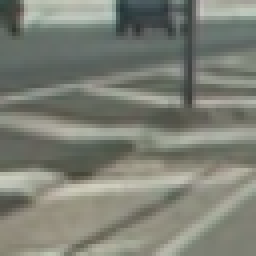
#> input picture non-vehicles/GTI/image1005.png, 64 x 64 px (shown 4 times larger)
$ python -i functions.py   (imports and definitions only)   (older library calls are emulated)
#> lines starting #> are read from the running program, lines starting #| are printed output that depends on the picture
import matplotlib.image as mpimg
import matplotlib.pyplot as plt
import numpy as np
import cv2
import time
from skimage.feature import hog
from sklearn.svm import LinearSVC
from sklearn.preprocessing import StandardScaler
from sklearn.model_selection import train_test_split

# [7 lines left out: function convert_color, not called in this run]

def get_hog_features(img, orient, pix_per_cell, cell_per_block,
                        vis=False, feature_vec=True):
    # Call with two outputs if vis==True
    if vis == True:
        features, hog_image = hog(img, orientations=orient,
                                  pixels_per_cell=(pix_per_cell, pix_per_cell),
                                  cells_per_block=(cell_per_block, cell_per_block),
                                  transform_sqrt=False,
                                  visualise=vis, feature_vector=feature_vec)
        return features, hog_image
    # Otherwise call with one output
    else:
        features = hog(img, orientations=orient,
                       pixels_per_cell=(pix_per_cell, pix_per_cell),
                       cells_per_block=(cell_per_block, cell_per_block),
                       transform_sqrt=False,
                       visualise=vis, feature_vector=feature_vec)
        return features

def bin_spatial(img, size=(32, 32)):
#> called with size = (32, 32)
    color1 = cv2.resize(img[:,:,0], size).ravel()
#> color1 = 1024 values, max 204 at index 747, min 41 at index 47, mean 125.3
    color2 = cv2.resize(img[:,:,1], size).ravel()
#> color2 = 1024 values, max 202 at index 747, min 58 at index 47, mean 128.3
    color3 = cv2.resize(img[:,:,2], size).ravel()
#> color3 = 1024 values, max 188 at index 62, min 57 at index 97, mean 117.7
    return np.hstack((color1, color2, color3))

def color_hist(img, nbins=32):    #bins_range=(0, 256)
    # Compute the histogram of the color channels separately
    channel1_hist = np.histogram(img[:,:,0], bins=nbins)
    channel2_hist = np.histogram(img[:,:,1], bins=nbins)
    channel3_hist = np.histogram(img[:,:,2], bins=nbins)
    # Concatenate the histograms into a single feature vector
    hist_features = np.concatenate((channel1_hist[0], channel2_hist[0], channel3_hist[0]))
    # Return the individual histograms, bin_centers and feature vector
    return hist_features

# [105 lines left out: functions extract_features, slide_window, draw_boxes, not called in this run]

def single_img_features(img, color_space='RGB', spatial_size=(32, 32),
                        hist_bins=32, orient=9,
                        pix_per_cell=8, cell_per_block=2, hog_channel=0,
                        spatial_feat=True, hist_feat=True, hog_feat=True):
    #1) Define an empty list to receive features
    img_features = []
    #2) Apply color conversion if other than 'RGB'
    if color_space != 'RGB':
        if color_space == 'HSV':
            feature_image = cv2.cvtColor(img, cv2.COLOR_RGB2HSV)
        elif color_space == 'LUV':
            feature_image = cv2.cvtColor(img, cv2.COLOR_RGB2LUV)
        elif color_space == 'HLS':
            feature_image = cv2.cvtColor(img, cv2.COLOR_RGB2HLS)
        elif color_space == 'YUV':
            feature_image = cv2.cvtColor(img, cv2.COLOR_RGB2YUV)
        elif color_space == 'YCrCb':
            feature_image = cv2.cvtColor(img, cv2.COLOR_RGB2YCrCb)
    else: feature_image = np.copy(img)
    #3) Compute spatial features if flag is set
    if spatial_feat == True:
        spatial_features = bin_spatial(feature_image, size=spatial_size)
#> spatial_features = 3072 values, max 204 at index 747, min 41 at index 47, mean 123.8
        #4) Append features to list
        img_features.append(spatial_features)
    #5) Compute histogram features if flag is set
    if hist_feat == True:
        hist_features = color_hist(feature_image, nbins=hist_bins)
#> in color_hist, `hist_features = np.concatenate((channel1_hist[0], channel2_hist[0], ch..`: hist_features = 96 values, max 439 at index 11, min 1 at index 64, mean 128
        #6) Append features to list
        img_features.append(hist_features)
    #7) Compute HOG features if flag is set
    if hog_feat == True:
        if hog_channel == 'ALL':
            hog_features = []
            for channel in range(feature_image.shape[2]):
                hog_features.extend(get_hog_features(feature_image[:,:,channel],
                                    orient, pix_per_cell, cell_per_block,
                                    vis=False, feature_vec=True))
        else:
            hog_features = get_hog_features(feature_image[:,:,hog_channel], orient,
                        pix_per_cell, cell_per_block, vis=False, feature_vec=True)
#> in get_hog_features, `features = hog(img, orientations=orient, pixels_per_cell=(pix_per_cell..`: features = 1764 values, max 0.497 at index 40, min 0 at index 46, mean 0.107
#> in get_hog_features, `features = hog(img, orientations=orient, pixels_per_cell=(pix_per_cell..`:
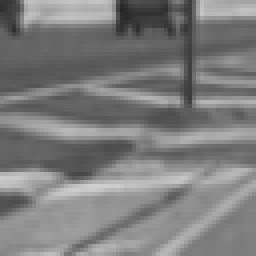
#> img: shape (64, 64) (shown 4 times larger); min 37, max 208, mean 125.2
#> hog_features has the same summary as features in get_hog_features
        #8) Append features to list
        img_features.append(hog_features)

    #9) Return concatenated array of features
    return np.concatenate(img_features)

# Define a function you will pass an image
# and the list of windows to be searched (output of slide_windows())
# [61 lines left out: functions search_windows, add_heat, apply_threshold, draw_labeled_bboxes, not called in this run]

>>> import cv2
>>> picture = cv2.cvtColor(cv2.imread('../non-vehicles/GTI/image1005.png'), cv2.COLOR_BGR2RGB)
>>> result = single_img_features(picture)
#> result = 4932 values, max 439 at index 3083, min 0 at index 3214, mean 79.64

$ run again, on non-vehicles/GTI/image1131.png
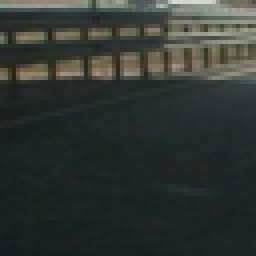
#> input picture non-vehicles/GTI/image1131.png, 64 x 64 px (shown 4 times larger)
#> color1 = 1024 values, max 177 at index 25, min 22 at index 513, mean 49
#> color2 = 1024 values, max 184 at index 25, min 29 at index 928, mean 54.31
#> color3 = 1024 values, max 175 at index 25, min 26 at index 257, mean 51.24
#> spatial_features = 3072 values, max 184 at index 1049, min 22 at index 513, mean 51.52
#> in color_hist, `hist_features = np.concatenate((channel1_hist[0], channel2_hist[0], ch..`: hist_features = 96 values, max 1515 at index 33, min 0 at index 26, mean 128
#> features = 1764 values, max 0.449 at index 4, min 0 at index 8, mean 0.141
#> in get_hog_features, `features = hog(img, orientations=orient, pixels_per_cell=(pix_per_cell..`:
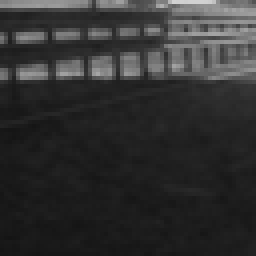
#> img: shape (64, 64) (shown 4 times larger); min 20, max 210, mean 48.9
#> hog_features has the same summary as features in get_hog_features
#> result = 4932 values, max 1515 at index 3105, min 0 at index 3098, mean 34.63

$ run again, on non-vehicles/GTI/image1158.png
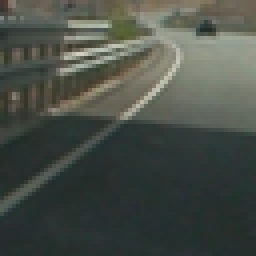
#> input picture non-vehicles/GTI/image1158.png, 64 x 64 px (shown 4 times larger)
#> color1 = 1024 values, max 175 at index 246, min 33 at index 952, mean 73.17
#> color2 = 1024 values, max 177 at index 246, min 44 at index 577, mean 78.61
#> color3 = 1024 values, max 163 at index 246, min 41 at index 608, mean 71.29
#> spatial_features = 3072 values, max 177 at index 1270, min 33 at index 952, mean 74.35
#> in color_hist, `hist_features = np.concatenate((channel1_hist[0], channel2_hist[0], ch..`: hist_features = 96 values, max 1300 at index 1, min 0 at index 30, mean 128
#> features = 1764 values, max 0.664 at index 1298, min 0 at index 71, mean 0.122
#> in get_hog_features, `features = hog(img, orientations=orient, pixels_per_cell=(pix_per_cell..`:
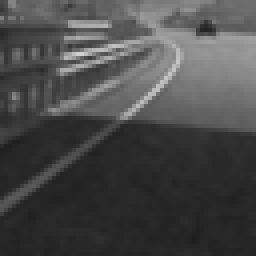
#> img: shape (64, 64) (shown 4 times larger); min 31, max 210, mean 73
#> hog_features has the same summary as features in get_hog_features
#> result = 4932 values, max 1300 at index 3073, min 0 at index 3102, mean 48.85
